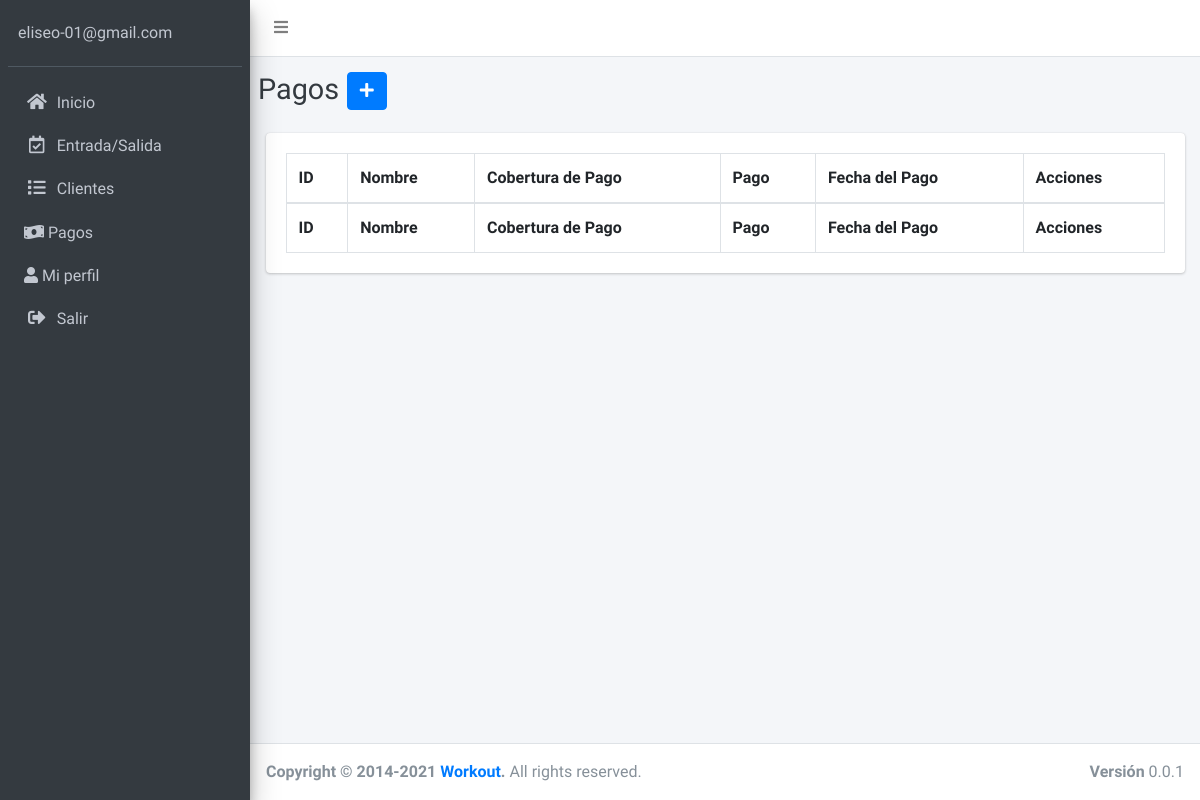
Before: /admin/pages/pago.php (signed in) with the older database file.
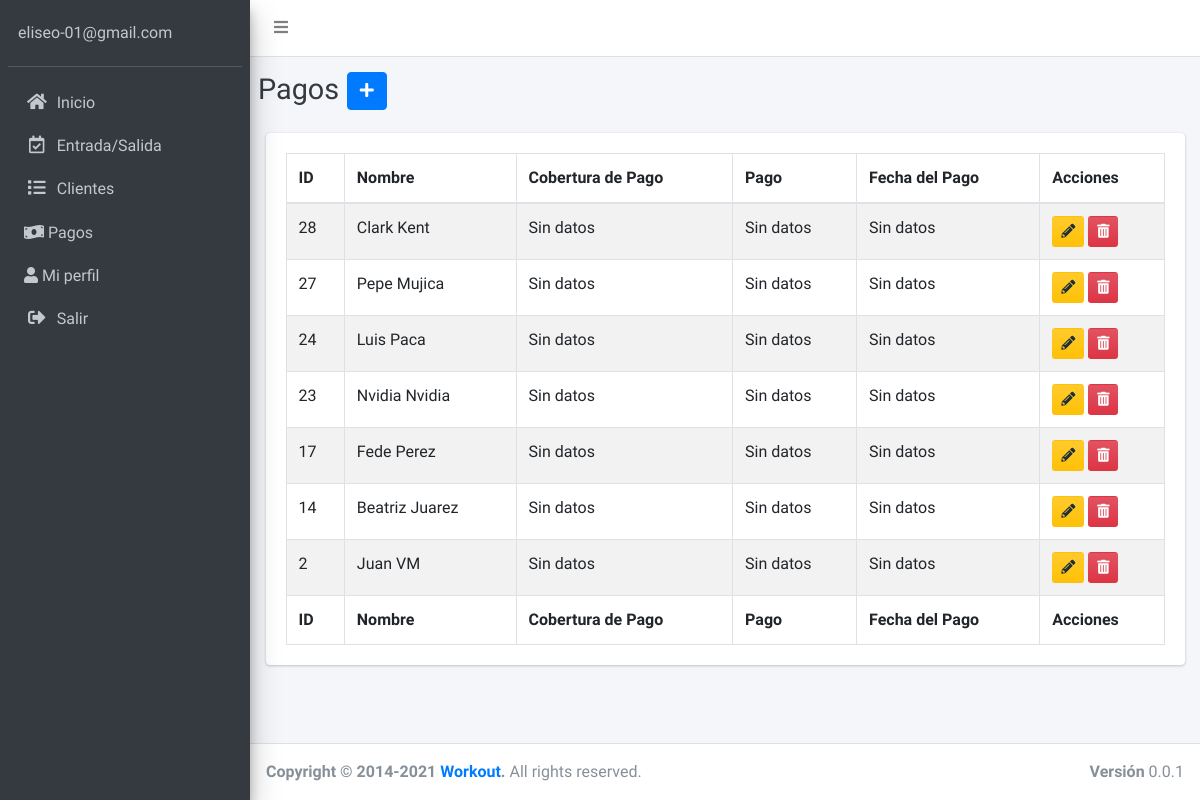
After: the same page with the newer database file.
### tables this page shows
CREATE TABLE `pago` (
  `id_pago` int(11) NOT NULL,
  `nombre_cliente_pago` int(11) NOT NULL,
  `cobertura_pago` date DEFAULT NULL,
  `pago` decimal(9,2) DEFAULT NULL,
  `fecha_creacion_pago` date DEFAULT NULL
);

CREATE TABLE `cliente` (
  `id_cliente` int(11) NOT NULL,
  `nombre_cliente` varchar(60) NOT NULL,
  `apellido_cliente` varchar(60) NOT NULL,
  `email_cliente` varchar(60) NOT NULL,
  `fecha_nacimiento_cliente` date NOT NULL,
  `telefono_cliente` varchar(15) NOT NULL,
  `gimnasio_cliente` int(11) NOT NULL,
  `url_imagen_cliente` varchar(100) NOT NULL,
  `fecha_creacion_cliente` date DEFAULT NULL
);

### admin/pages/pago.php (the view, shortened to what this page needs)
<?php
include 'funciones/funciones.php';
include 'templates/header.php';
include 'templates/barra-superior.php';
include 'templates/barra-lateral.php';
$id = $_SESSION['id'];
?>
  <div class="content-wrapper">
    <div class="content-header">
      <div class="container-fluid">
      <div class="row mb-2">
          <div class="col-sm-6">
            <div class="row">
              <h1 class="m-0 text-dark">Pagos</h1>
              <div class="col-md-auto">
                <button type="button" class="btn btn-block btn-primary" data-toggle="modal" data-target="#registroPago"><i class="fas fa-plus"></i></button>
              </div>
            </div>
          </div>
        </div>
      </div>
    </div>
                <?php
                  try {
                    $sql = "SELECT * ";
                    $sql .= " FROM cliente ";
                    $sql .= " INNER JOIN registro ";
                    $sql .= " ON cliente.gimnasio_cliente=registro.id_registro ";
                    $sql .= " WHERE gimnasio_cliente = $id ";
                    $sql .= " ORDER BY id_cliente DESC ";
                    $resultado = $conn->query($sql);
                    while ($pago = $resultado->fetch_assoc()) { ?>
                    <?php }
                  } catch (Exception $e) {
                      echo "Error: " . $e->getMessage();
                  }
                ?>
    <section class="content">
      <div class="container-fluid">
        <div class="card">
          <div class="card-body">
            <table id="registros-pago" class="table table-bordered table-striped">
              <thead>
              <tr>
                <th>ID</th>
                <th>Nombre</th>
                <th>Cobertura de Pago</th>
                <th>Pago</th>
                <th>Fecha del Pago</th>
                <th>Acciones</th>
              </tr>
              </thead>
              <tbody>
                <?php
                  try {
                    $sql = "SELECT";
                    $sql .= " p.id_pago AS 'id_pago', ";
                    $sql .= " p.nombre_cliente_pago AS 'nombre_cliente', ";
                    $sql .= " IFNULL(p.cobertura_pago, 'Sin datos') AS 'cobertura_pago', ";
                    $sql .= " IFNULL(p.pago, 'Sin datos') AS 'pago', ";
                    $sql .= " IFNULL(p.fecha_creacion_pago, 'Sin datos') AS 'fecha_pago', ";
                    $sql .= " c.id_cliente, ";
                    $sql .= " c.nombre_cliente, ";
                    $sql .= " c.apellido_cliente, ";
                    $sql .= " c.email_cliente, ";
                    $sql .= " c.fecha_nacimiento_cliente, ";
                    $sql .= " c.telefono_cliente, ";
                    $sql .= " c.gimnasio_cliente, ";
                    $sql .= " c.url_imagen_cliente ";
                    $sql .= " FROM pago p ";
                    $sql .= " LEFT JOIN cliente c ";
                    $sql .= " ON p.nombre_cliente_pago=c.id_cliente ";
                    $sql .= " WHERE c.gimnasio_cliente = $id ";
                    $sql .= " ORDER BY id_pago DESC; ";
                    $resultado = $conn->query($sql);
                  } catch (Exception $e) {
                    $error = $e->getMessage();
                    echo $error;
                  }
                  while($pago = $resultado->fetch_assoc()) { ?>
                    <tr>
                      <td><?php echo $pago['id_pago']; ?></td>
                      <td><?php echo $pago['nombre_cliente'] . " " . $pago['apellido_cliente']; ?></td>
                      <td><?php echo $pago['cobertura_pago']; ?></td>
                      <td><?php echo $pago['pago']; ?></td>
                      <td><?php echo $pago['fecha_pago']; ?></td>
                      <td>
                        <a title="Editar" href="editar-pago.php?id=<?php echo $pago['id_pago']; ?>" class="btn bg-gradient-warning btn-sm margin">
                        <i class="fas fa-pencil-alt"></i>
                        </a>
                        <a title="Eliminar" href="#" data-id="<?php echo $pago['id_pago']; ?>" data-tipo="pago" class="btn bg-gradient-danger btn-sm borrar_registro">
                        <i class="fas fa-trash-alt"></i>
                        </a>
                      </td>
                    </tr>
                  <?php } ?>
              </tbody>
              <tfoot>
              <tr>
                <th>ID</th>
                <th>Nombre</th>
                <th>Cobertura de Pago</th>
                <th>Pago</th>
                <th>Fecha del Pago</th>
                <th>Acciones</th>
              </tr>
              </tfoot>
            </table>
          </div>
        </div>
      </div>
    </section>
  </div>
<?php
include 'templates/footer.php';
?>

Changed rows visible on the page:
added pago: id_pago "28", nombre_cliente_pago.nombre_cliente "Clark", nombre_cliente_pago.apellido_cliente "Kent", cobertura_pago "Sin datos", pago "Sin datos", fecha_pago "Sin datos"
added pago: id_pago "27", nombre_cliente_pago.nombre_cliente "Pepe", nombre_cliente_pago.apellido_cliente "Mujica", cobertura_pago "Sin datos", pago "Sin datos", fecha_pago "Sin datos"
added pago: id_pago "24", nombre_cliente_pago.nombre_cliente "Luis", nombre_cliente_pago.apellido_cliente "Paca", cobertura_pago "Sin datos", pago "Sin datos", fecha_pago "Sin datos"
added pago: id_pago "23", nombre_cliente_pago.nombre_cliente "Nvidia", nombre_cliente_pago.apellido_cliente "Nvidia", cobertura_pago "Sin datos", pago "Sin datos", fecha_pago "Sin datos"
added pago: id_pago "17", nombre_cliente_pago.nombre_cliente "Fede", nombre_cliente_pago.apellido_cliente "Perez", cobertura_pago "Sin datos", pago "Sin datos", fecha_pago "Sin datos"
added pago: id_pago "14", nombre_cliente_pago.nombre_cliente "Beatriz", nombre_cliente_pago.apellido_cliente "Juarez", cobertura_pago "Sin datos", pago "Sin datos", fecha_pago "Sin datos"
added pago: id_pago "2", nombre_cliente_pago.nombre_cliente "Juan", nombre_cliente_pago.apellido_cliente "VM", cobertura_pago "Sin datos", pago "Sin datos", fecha_pago "Sin datos"
